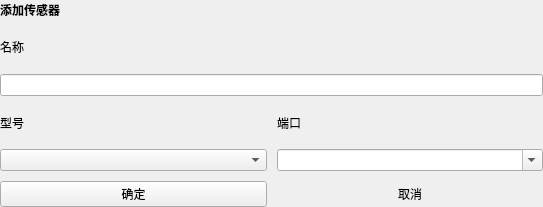
<?xml version="1.0" encoding="UTF-8"?>
<ui version="4.0">
 <class>SensorCreate</class>
 <widget class="QWidget" name="SensorCreate">
  <property name="geometry">
   <rect>
    <x>0</x>
    <y>0</y>
    <width>543</width>
    <height>207</height>
   </rect>
  </property>
  <property name="windowTitle">
   <string>添加传感器</string>
  </property>
  <layout class="QVBoxLayout" name="context">
   <property name="spacing">
    <number>10</number>
   </property>
   <property name="leftMargin">
    <number>0</number>
   </property>
   <property name="topMargin">
    <number>0</number>
   </property>
   <property name="rightMargin">
    <number>0</number>
   </property>
   <property name="bottomMargin">
    <number>0</number>
   </property>
   <item>
    <widget class="QLabel" name="title">
     <property name="minimumSize">
      <size>
       <width>400</width>
       <height>20</height>
      </size>
     </property>
     <property name="maximumSize">
      <size>
       <width>400</width>
       <height>20</height>
      </size>
     </property>
     <property name="font">
      <font>
       <weight>75</weight>
       <bold>true</bold>
      </font>
     </property>
     <property name="text">
      <string>添加传感器</string>
     </property>
    </widget>
   </item>
   <item>
    <widget class="QWidget" name="form" native="true">
     <layout class="QGridLayout" name="gridLayout">
      <property name="leftMargin">
       <number>0</number>
      </property>
      <property name="topMargin">
       <number>0</number>
      </property>
      <property name="rightMargin">
       <number>0</number>
      </property>
      <property name="bottomMargin">
       <number>0</number>
      </property>
      <property name="spacing">
       <number>10</number>
      </property>
      <item row="1" column="0" colspan="2">
       <widget class="QLineEdit" name="name"/>
      </item>
      <item row="2" column="1">
       <widget class="QLabel" name="title_port">
        <property name="text">
         <string>端口</string>
        </property>
       </widget>
      </item>
      <item row="3" column="0">
       <widget class="QComboBox" name="model"/>
      </item>
      <item row="0" column="0">
       <widget class="QLabel" name="title_name">
        <property name="text">
         <string>名称</string>
        </property>
       </widget>
      </item>
      <item row="2" column="0">
       <widget class="QLabel" name="title_model">
        <property name="text">
         <string>型号</string>
        </property>
       </widget>
      </item>
      <item row="3" column="1">
       <widget class="QComboBox" name="port">
        <property name="editable">
         <bool>true</bool>
        </property>
       </widget>
      </item>
      <item row="4" column="0">
       <widget class="QPushButton" name="confirm">
        <property name="text">
         <string>确定</string>
        </property>
       </widget>
      </item>
      <item row="4" column="1">
       <widget class="QPushButton" name="cancel">
        <property name="text">
         <string>取消</string>
        </property>
        <property name="flat">
         <bool>true</bool>
        </property>
       </widget>
      </item>
     </layout>
    </widget>
   </item>
  </layout>
 </widget>
 <resources/>
 <connections/>
</ui>
